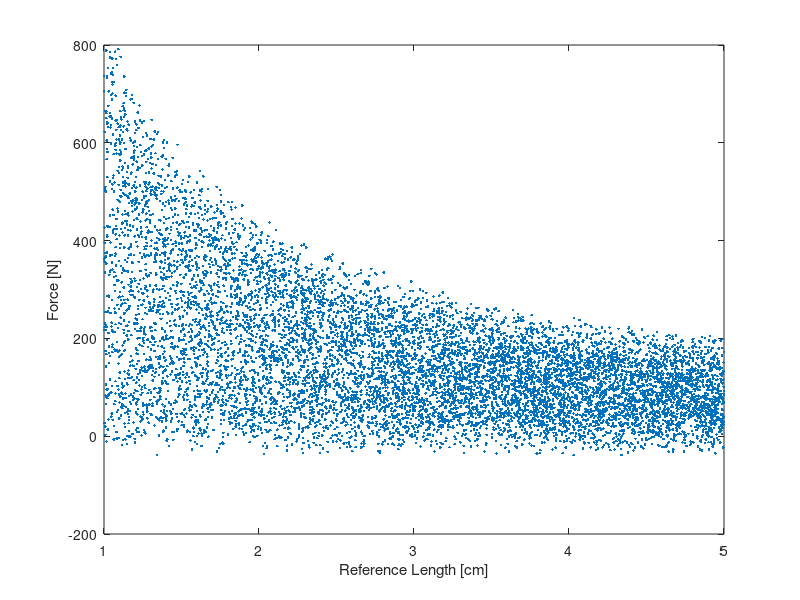

The MATLAB source for this figure:
%% Understanding Ligament Parameter Relationships
%------------------------------------------------
nSample = 10000;

min_Lref = 1;
max_Lref = 5;

min_RS = -0.05;
max_RS = 0.05;

min_dL = 0;
max_dL = 1;

K = 800;

Lref = min_Lref +(max_Lref-min_Lref)*rand([nSample 1]);
dL = min_dL +(max_dL-min_dL)*rand([nSample 1]);
RS = min_RS + (max_RS-min_RS)*rand([nSample 1]);

L0 = Lref./(1+RS);
L = Lref+dL; 

strain = (L-L0)./L0;
force = K*strain;

figure('name','Lref vs Force')
plot(Lref,force,'.');
xlabel('Reference Length [cm]')
ylabel('Force [N]')


